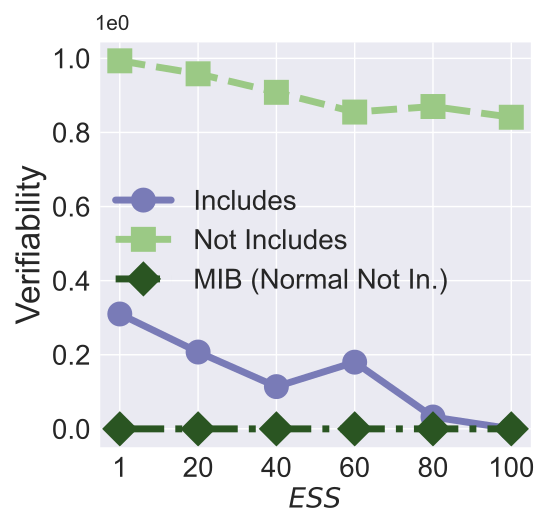

Generate this figure with Python:


import numpy as np
import matplotlib.pyplot as plt

epsilon = 3
beta = 1 / epsilon


x=[1, 2, 3, 4, 5, 6]
# validation_for_plt =[97,95.8600, 94.9400, 93.5400, 93.2400]
# attack_for_plt=[0, 0.3524, 0, 0.1762, 0.1762]
# basic_for_plt=[99.8, 99.8, 99.8, 99.8, 99.8]

labels = ['1', '20', '40', '60', '80', '100' ]
# unl_org = [97.77, 97.55, 97.35, 97.29, 97.21, 97.21]

unl_mib = [0, 0, 0, 0, 0, 0]
unl_mib_bck = [0, 0, 0, 1, 1, 1]
# unl_hess_r = [96.6, 96.66, 96.04, 95.94, 95.85, 97.21]
unl_muv_includes = [0.3100, 0.2073, 0.1140, 0.1800, 0.0320, 0.0000]

unl_muv = [0.9933, 0.9583, 0.9083, 0.8550, 0.8700, 0.8410]
# unl_ss_wo = [94.32, 94.53, 94.78, 93.38, 94.04, 97.21]


plt.style.use('seaborn')
plt.figure(figsize=(5.5, 5.3))
l_w=5
m_s=15
marker_s = 3
markevery=1
#plt.figure(figsize=(8, 5.3))
#plt.plot(x, unl_fr, color='blue', marker='^', label='Retrain',linewidth=l_w, markersize=m_s)
plt.plot(x, unl_muv_includes, linestyle='-', color='#797BB7', marker='o', fillstyle='full', markevery=markevery,
         label='Includes', linewidth=l_w, markersize=m_s, markeredgewidth=marker_s)

#plt.plot(x, unl_ss_w, color='g',  marker='*',  label='PriMU$_{w}$',linewidth=l_w, markersize=m_s)
plt.plot(x, unl_muv, linestyle='--', color='#9BC985',  marker='s', fillstyle='full', markevery=markevery,
         label='Not Includes',linewidth=l_w, markersize=m_s, markeredgewidth=marker_s)


# plt.plot(x, unl_mib_bck, linestyle=':', color='r',  marker='^', fillstyle='none', markevery=markevery,
#          label='MIB (bac.)', linewidth=l_w,  markersize=m_s, markeredgewidth=marker_s)


plt.plot(x, unl_mib, linestyle='-.', color='#2A5522',  marker='D', fillstyle='full', markevery=markevery,
         label='MIB (Normal Not In.)',linewidth=l_w, markersize=m_s, markeredgewidth=marker_s)



#plt.plot(x, unl_vibu, color='silver',  marker='d',  label='VIBU',linewidth=4,  markersize=10)

# plt.plot(x, y_sa03, color='r',  marker='2',  label='AAAI21 A_acc, pr=0.3',linewidth=3, markersize=8)
# plt.plot(x, y_sa05, color='darkblue',  marker='4',  label='AAAI21 A_acc, pr=0.5',linewidth=3, markersize=8)
# plt.plot(x, y_ma03, color='darkviolet',  marker='3',  label='FedMC A_acc, pr=0.3',linewidth=3, markersize=8)
# plt.plot(x, y_ma05, color='cyan',  marker='p',  label='FedMC A_acc, pr=0.5',linewidth=3, markersize=8)


# plt.grid()
leg = plt.legend(fancybox=True, shadow=True)
# plt.xlabel('Malicious Client Ratio (%)' ,fontsize=16)
plt.ylabel('Verifiability' ,fontsize=24)
my_y_ticks = np.arange(0, 1.1, 0.2)
plt.yticks(my_y_ticks,fontsize=20)
plt.xlabel('$\it{ESS}$' ,fontsize=20)

plt.xticks(x, labels, fontsize=20)
# plt.title('CIFAR10 IID')

plt.annotate(r"1e0", xy=(0.1, 1.01), xycoords='axes fraction', xytext=(-10, 10),
             textcoords='offset points', ha='right', va='center', fontsize=15)


# plt.title('(c) Utility Preservation', fontsize=24)
plt.legend(loc=(0.01,0.35),fontsize=20)
plt.tight_layout()
#plt.title("MNIST")
plt.rcParams['figure.figsize'] = (2.0, 1)
plt.rcParams['image.interpolation'] = 'nearest'
plt.rcParams['figure.subplot.left'] = 0.11
plt.rcParams['figure.subplot.bottom'] = 0.08
plt.rcParams['figure.subplot.right'] = 0.977
plt.rcParams['figure.subplot.top'] = 0.969
plt.savefig('mnist_verifiability_sample_ablation.pdf', format='pdf', dpi=200)
plt.show()
